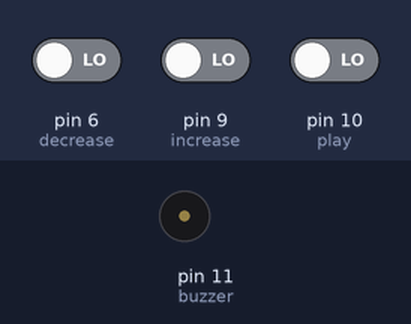
The sketch below on a simulated Arduino Uno, built with avr-gcc and run on an emulated ATmega328P. Parts: buzzer (waves = sounding). Inputs (shaded band) come from the test bench; at power-on: pin 10 (play) LOW, pin 6 (decrease) LOW, pin 9 (increase) LOW.

Above: at 1.2 s.
1.3 s: pin 10 (play) driven HIGH
At 1.8 s:
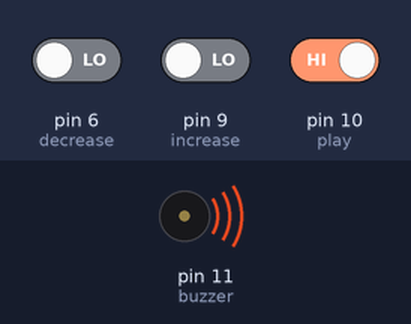
2.8 s: pin 6 (decrease) driven HIGH
At 2.9 s:
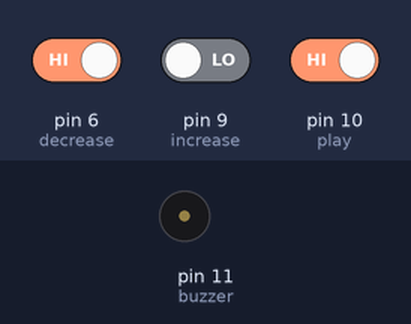
5.8 s: pin 6 (decrease) driven LOW
At 6.5 s:
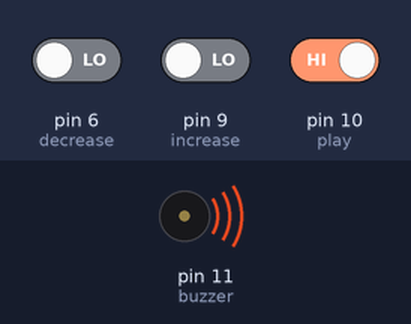
7.3 s: pin 9 (increase) driven HIGH
At 7.4 s:
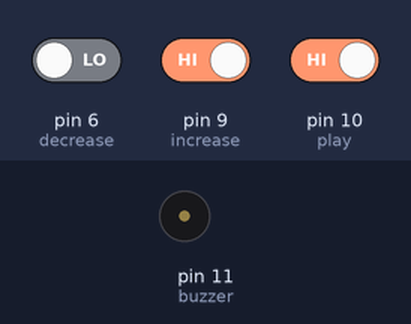
Timing chart, 0 to 10.3 s (numbered marks = the images above; inputs shaded):
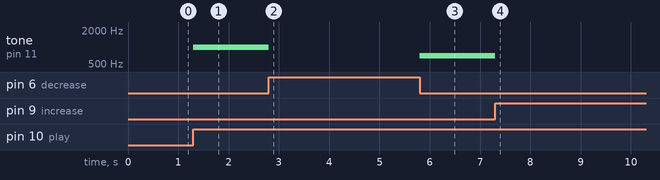

The sketch:

Button_LED_test.ino
```cpp
const int buzzer = 11;
const int increase = 9;
const int decrease = 6;
const int play = 10;
int frequency = 1000;
int increaseState;
int decreaseState;
int playState;

void setup() {

  pinMode(buzzer, OUTPUT);
  pinMode(increase, INPUT);
  pinMode(decrease, INPUT);
  pinMode(play, INPUT);

}

void loop() {

  increaseState = digitalRead(increase);
  decreaseState = digitalRead(decrease);
  playState = digitalRead(play);

  if (increaseState == HIGH) {

    frequency = frequency + 10;
    delay(100);

  }
  if (decreaseState == HIGH) {

    frequency = frequency - 10;
    delay(100);

  }
  if (playState == HIGH) {

    tone(buzzer, frequency, 1);

  } else {

    digitalWrite(buzzer, LOW);

  }

}
```

Measured:
- after the input at 1.3 s, tone on pin 11 (buzzer): silent → 1000 Hz at once
- after the input at 2.8 s, tone on pin 11 (buzzer): 1000 Hz → silent at once
- after the input at 5.8 s, tone on pin 11 (buzzer): silent → 700 Hz at once
- after the input at 7.3 s, tone on pin 11 (buzzer): 700 Hz → silent at once
